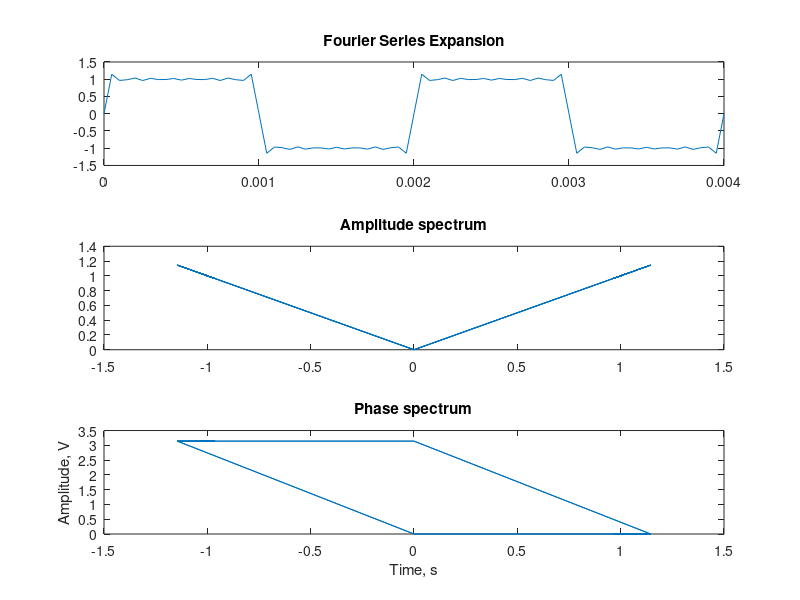

Write MATLAB code to recreate this figure.
% Fourier Series Expansion for Square Wave
%% Parameters as mentioned in text
% http://www.eas.uccs.edu/~mwickert/ece2610/lecture_notes/ece2610_chap3.pdf
f = 500; % Frequecny 
C = 4/pi; % Constant Value
dt = 5.0e-05; % Interval between teo time steps
tpts = (4.0e-3/5.0e-5) + 1; % Total points &quot;(final point-initial point)/Interval+1%
for n = 1: 12 % Values we are considering to approximate Fourier Seires instead of infinity as given in original function x(t)
for m = 1: tpts % Here, we'll consider all &quot;t&quot; points to cover &quot;from 0 to 4ms interval&quot;
s1(n,m) = (4/pi)*(1/(2*n - 1))*sin((2*n - 1)*2*pi*f*dt*(m-1)); % Approximate Fourier Series g(t)
end
end
for m = 1:tpts
a1 = s1(:,m); % VERY IMPORTANT ! Here, we are assigning a1 for each single column (total 81)
a2(m) = sum(a1); % Here, we are summing up the whole column to one single value (adding all 12 values in one column) 
end
% Now, we have a row vector &quot;a2&quot; with total values &quot;81&quot;
f1 = a2'; % Here, we have final values &quot;f1&quot; (total 81 points) as transpose of a2 computed above
t = 0.0:5.0e-5:4.0e-3; % it's already given in text (0 to 4ms with interval of 0.05 ms)
%% Plotting results
%plot(t,f1,'g',f1,abs(f1),'b',f1,angle(f1),'r')
subplot(3,1,1);
plot(t,f1)
title('Fourier Series Expansion')
 hold on;
subplot(3,1,2);
plot(f1,abs(f1));
title('Amplitude spectrum')
 hold on;
 subplot(3,1,3);
 plot(f1,angle(f1));
 title('Phase spectrum')
 hold off;
xlabel('Time, s')
ylabel('Amplitude, V')
